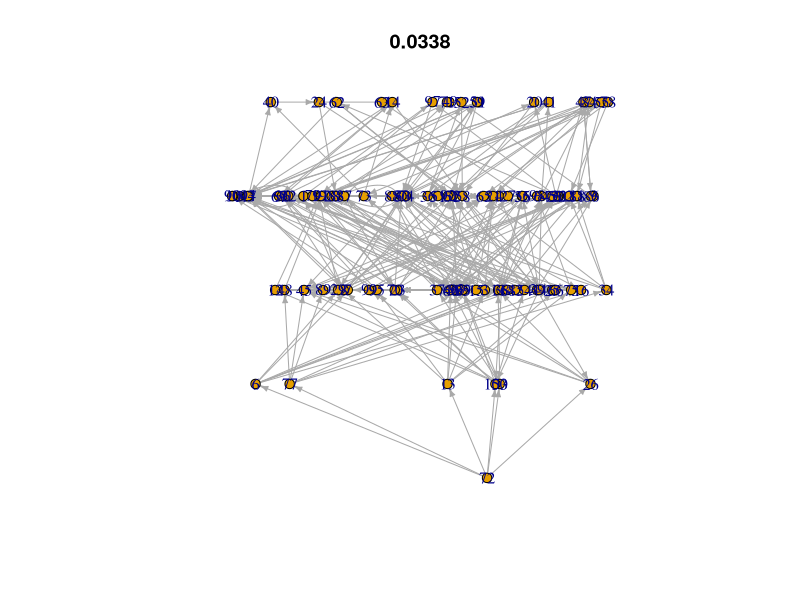

Source code (R):
library(igraph)

#The number of prey species
N <- 100

#Define niche values for each species
nv <- runif(N)
#Define connectance
C = 0.02
#Define adjacency matrix
adj_m <- matrix(0,N,N)

disconnected <- TRUE
num_prey <- numeric(N)

#find the basal species (with lowest niche value)
basal <- min(nv)
basal_pos <- which(nv == basal)
#The basal species has no prey
num_prey[basal_pos] <- NA

while (disconnected == TRUE) {
  
  #which species have no interactions?
  empty <- which(num_prey==0)

  #Loop over each species to determine range of prey
  for (i in empty) {
    
    #The niche value of species i
    n <- nv[i]
    
    #Define the prey range
    alpha <- 1
    beta <- (alpha/(2*C)) - alpha
    r <- rbeta(1,alpha,beta)*n
    
    #Define the center of the prey range
    r1 <- min(r/2,n)
    r2 <- max(r/2,n)
    c <- runif(1,r1,r2)
    
    max_width <- c+(r/2)
    min_width <- c-(r/2)
    
    #Which species fall within this range?
    #For each species that does, draw link in adjacency matrix
    num_prey[i] <- 0
    for (j in 1:N) {
      if ((nv[j] < max_width) && (nv[j] > min_width)) {
        #adj_m[i,j] <- 1
        adj_m[j,i] <- 1 #arrow points along trophic flow
        num_prey[i] <- num_prey[i] + 1
      }
    }
    
  }
  
  #Is the food web disconnected?
  #rsums <- apply(adj_m,1,sum)
  if (length(which(num_prey == 0)) > 0) {
    disconnected <- TRUE
    
    #remove disconnected species
    rm_sp <- which(num_prey == 0)
    num_rm <- length(rm_sp)
    
    #update niche axis with new values for disconnected species
    new_nv <- runif(N)
    for (j in rm_sp) {
      nv[j] <- new_nv[j]
    }
    
  } else {
    disconnected <- FALSE
  }
    
}



#Build graph object
g <- graph.adjacency(adj_m, mode = "directed")
#plot(g,layout=layout.reingold.tilford(g,root=basal_pos,flip.y=FALSE),vertex.size=5)

#Calculate trophic levels for each node
trophic <- sapply(1:N,function(x){shortest.paths(g,v = basal_pos, to = x)})

#Assign node coordinates; y-axis is the niche value (trophic level increases across y-axis)
coords <- cbind(runif(N),trophic)
plot(g,layout=coords,vertex.size=5,edge.arrow.size=0.4,main=ecount(g)/N^2) #,vertex.label=NA


